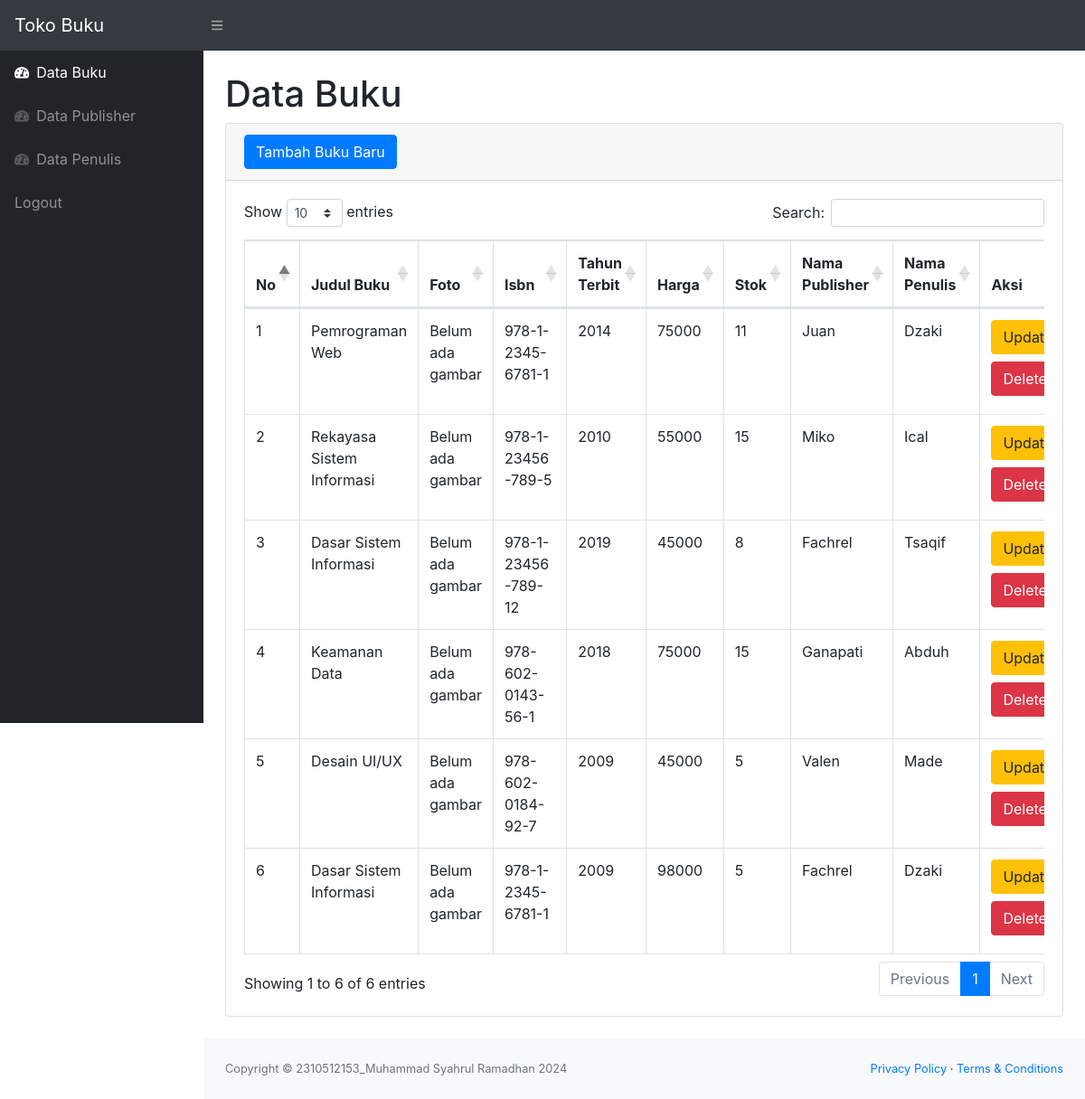
Screenshot of /index.php (signed in) with the database file from the repository.
### tables this page shows
CREATE TABLE `buku` (
  `id_buku` int(11) NOT NULL,
  `judul_buku` varchar(200) DEFAULT NULL,
  `foto` varchar(255) DEFAULT NULL,
  `isbn` varchar(50) DEFAULT NULL,
  `tahun_terbit` int(11) DEFAULT NULL,
  `harga` int(11) DEFAULT NULL,
  `stok` int(11) DEFAULT NULL,
  `nama_publisher` varchar(100) NOT NULL,
  `nama_penulis` varchar(100) NOT NULL
);

### function.php (called while the page is built, shortened)
<?php
$koneksi = mysqli_connect("localhost", "root", "", "db_perpustakaan");
function query($query) {
    global $koneksi;
    $result = mysqli_query($koneksi, $query);
    $rows = [];
    while ( $row = mysqli_fetch_assoc($result)) {
        $rows[] = $row;
    }
    return $rows;
}
?>

### index.php (the view, shortened to what this page needs)
<?php
require 'function.php';
$buku = query("SELECT * FROM buku");
?>
<!DOCTYPE html>
<html lang="en">
    <head>
        <link href="css/styles.css" rel="stylesheet" />
        <link href="https://cdn.datatables.net/1.10.20/css/dataTables.bootstrap4.min.css" rel="stylesheet" />
    </head>
    <body class="sb-nav-fixed">
        <nav class="sb-topnav navbar navbar-expand navbar-dark bg-dark">
            <a class="navbar-brand ps-3" href="index.php">Toko Buku</a>
            <button class="btn btn-link btn-sm order-1 order-lg-0" id="sidebarToggle" href="#"><i class="fas fa-bars"></i></button>
        </nav>
        <div id="layoutSidenav">
            <div id="layoutSidenav_nav">
                <nav class="sb-sidenav accordion sb-sidenav-dark" id="sidenavAccordion">
                    <div class="sb-sidenav-menu">
                        <div class="nav">
                            <a class="nav-link" href="index.php">
                                <div class="sb-nav-link-icon"><i class="fas fa-tachometer-alt"></i></div>
                                Data Buku
                            </a>
                            <a class="nav-link" href="publisher.php">
                                <div class="sb-nav-link-icon"><i class="fas fa-tachometer-alt"></i></div>
                                Data Publisher
                            </a>
                            <a class="nav-link" href="penulis.php">
                                <div class="sb-nav-link-icon"><i class="fas fa-tachometer-alt"></i></div>
                                Data Penulis
                            </a>
                            <a class="nav-link" href="logout.php">
                                Logout
                            </a>
                        </div>
                    </div>
                </nav>
            </div>
            <div id="layoutSidenav_content">
                <main>
                    <div class="container-fluid">
                        <h1 class="mt-4">Data Buku</h1>
                        <div class="card mb-4">
                            <div class="card-header">
                            <button type="button" class="btn btn-primary" data-toggle="modal" data-target="#myModal">
                                Tambah Buku Baru
                            </button>
                            </div>
                            <div class="card-body">
                                <div class="table-responsive">
                                    <table class="table table-bordered" id="dataTable" width="100%" cellspacing="0">
                                        <thead>
                                            <tr>
                                                <th>No</th>
                                                <th>Judul Buku</th>
                                                <th>Foto</th>
                                                <th>Isbn</th>
                                                <th>Tahun Terbit</th>
                                                <th>Harga</th>
                                                <th>Stok</th>
                                                <th>Nama Publisher</th>
                                                <th>Nama Penulis</th>
                                                <th>Aksi</th>
                                            </tr>
                                        </thead>
                                        <tbody>
                                            <?php $no = 1; ?>
                                            <?php foreach( $buku as $row ) : ?>
                                            <tr>
                                                <td><?= $no; ?></td>
                                                <td><?= $row["judul_buku"]?></td>
                                                <td><?= $row["foto"]?></td>
                                                <td><?= $row["isbn"]?></td>
                                                <td><?= $row["tahun_terbit"]?></td>
                                                <td><?= $row["harga"]?></td>
                                                <td><?= $row["stok"]?></td>
                                                <td><?= $row["nama_publisher"]?></td>
                                                <td><?= $row["nama_penulis"]?></td>
                                                <td>
                                                    <button type="button" class="btn btn-warning mb-2 mr-2" data-toggle="modal" data-target="#updatebuku<?= $row["id_buku"]?>">Update</button>
                                                    <button type="button" class="btn btn-danger mb-2 mr-2" data-toggle="modal" data-target="#deletebuku<?= $row["id_buku"]?>">Delete</button>
                                                </td>
                                            </tr>
                                            <?php $no++; ?>
                                            <?php endforeach;?>
                                        </tbody>
                                    </table>
                                </div>
                            </div>
                        </div>
                    </div>
                </main>
                <footer class="py-4 bg-light mt-auto">
                    <div class="container-fluid">
                        <div class="d-flex align-items-center justify-content-between small">
                            <div class="text-muted">Copyright &copy; 2310512153_Muhammad Syahrul Ramadhan 2024</div>
                            <div>
                                <a href="#">Privacy Policy</a>
                                &middot;
                                <a href="#">Terms &amp; Conditions</a>
                            </div>
                        </div>
                    </div>
                </footer>
            </div>
        </div>
    </body>
</html>

### rows the page displays
buku: judul_buku "Pemrograman Web", foto "Belum ada gambar", isbn "978-1-2345-6781-1", tahun_terbit "2014", harga "75000", stok "11", nama_publisher "Juan", nama_penulis "Dzaki"
buku: judul_buku "Rekayasa Sistem Informasi", foto "Belum ada gambar", isbn "978-1-23456-789-5", tahun_terbit "2010", harga "55000", stok "15", nama_publisher "Miko", nama_penulis "Ical"
buku: judul_buku "Dasar Sistem Informasi", foto "Belum ada gambar", isbn "978-1-23456-789-12", tahun_terbit "2019", harga "45000", stok "8", nama_publisher "Fachrel", nama_penulis "Tsaqif"
buku: judul_buku "Keamanan Data", foto "Belum ada gambar", isbn "978-602-0143-56-1", tahun_terbit "2018", harga "75000", stok "15", nama_publisher "Ganapati", nama_penulis "Abduh"
buku: judul_buku "Desain UI/UX", foto "Belum ada gambar", isbn "978-602-0184-92-7", tahun_terbit "2009", harga "45000", stok "5", nama_publisher "Valen", nama_penulis "Made"
buku: judul_buku "Dasar Sistem Informasi", foto "Belum ada gambar", isbn "978-1-2345-6781-1", tahun_terbit "2009", harga "98000", stok "5", nama_publisher "Fachrel", nama_penulis "Dzaki"
